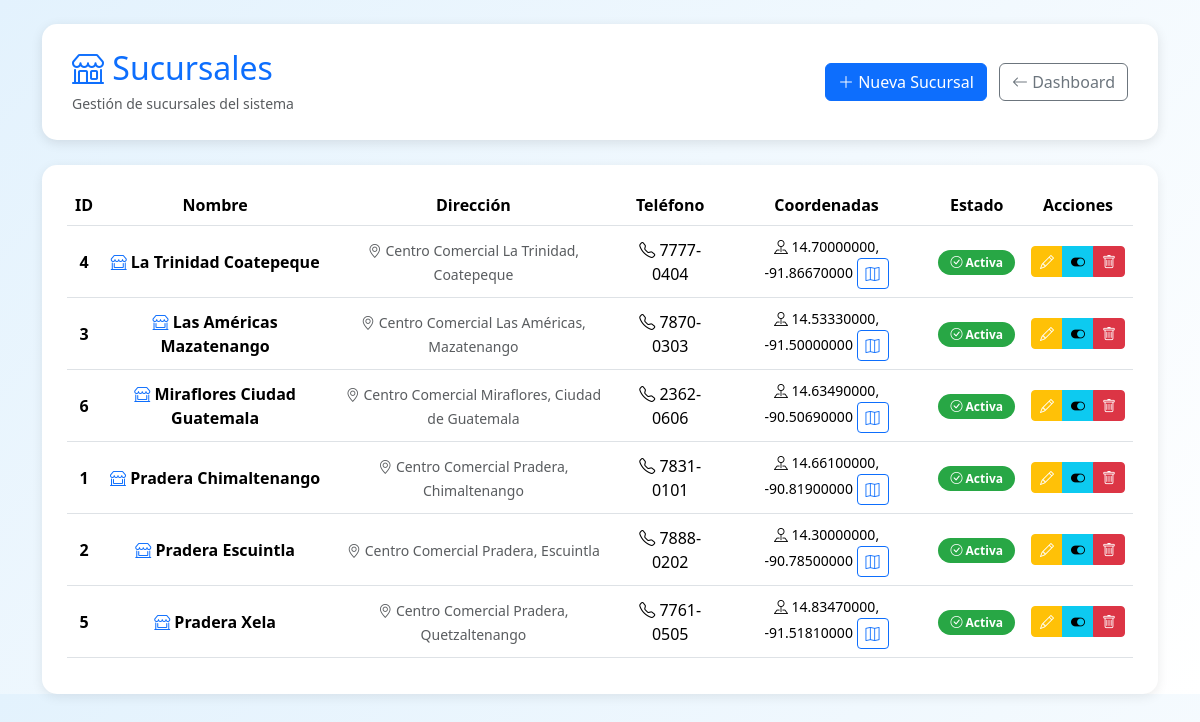
The page /index.php?action=listarSucursales (signed in) on the database its author committed.
### tables this page shows
CREATE TABLE `sucursal` (
  `sucursal_id` int(11) NOT NULL,
  `nombre_sucursal` varchar(100) NOT NULL,
  `direccion_sucursal` text NOT NULL,
  `telefono_sucursal` varchar(20) DEFAULT NULL,
  `latitud` decimal(10,8) DEFAULT NULL,
  `longitud` decimal(11,8) DEFAULT NULL,
  `activa` tinyint(1) DEFAULT 1
);

### controllers/SucursalController.php (called while the page is built, shortened)
<?php
require_once __DIR__ . '/../models/Sucursal.php';
class SucursalController {
    private $sucursal;
    public function __construct($db) {
        $this->sucursal = new Sucursal($db);
    }
    public function listarSucursales() {
        return $this->sucursal->getAll();
    }
}
?>

### models/Sucursal.php (called while the page is built, shortened)
<?php
class Sucursal {
    private $conn;
    private $table_name = "sucursal";
    public function __construct($db) {
        $this->conn = $db;
    }
    public function getAll() {
        $query = "SELECT * FROM " . $this->table_name . "
                  ORDER BY nombre_sucursal ASC";
        $stmt = $this->conn->prepare($query);
        $stmt->execute();
        return $stmt;
    }
}
?>

### views/sucursales.php (the view, shortened to what this page needs)
<!DOCTYPE html>
<html lang="es">
<head>
    <link href="https://cdn.jsdelivr.net/npm/bootstrap@5.3.2/dist/css/bootstrap.min.css" rel="stylesheet">
    <link href="https://cdn.jsdelivr.net/npm/bootstrap-icons@1.11.1/font/bootstrap-icons.css" rel="stylesheet">
</head>
<body>
<div class="container mt-4">
    <div class="page-header d-flex justify-content-between align-items-center">
        <div>
            <h2 class="mb-1 text-primary">
                <i class="bi bi-shop"></i> Sucursales
            </h2>
            <small class="text-muted">Gestión de sucursales del sistema</small>
        </div>
        <div>
            <a href="index.php?action=formularioSucursal" class="btn btn-primary me-2">
                <i class="bi bi-plus-lg"></i> Nueva Sucursal
            </a>
            <a href="index.php?action=dashboard" class="btn btn-outline-secondary">
                <i class="bi bi-arrow-left"></i> Dashboard
            </a>
        </div>
    </div>
    <div class="table-container">
        <div class="table-responsive">
            <table class="table table-hover align-middle text-center">
                <thead>
                    <tr>
                        <th>ID</th>
                        <th>Nombre</th>
                        <th>Dirección</th>
                        <th>Teléfono</th>
                        <th>Coordenadas</th>
                        <th>Estado</th>
                        <th>Acciones</th>
                    </tr>
                </thead>
                <tbody>
                <?php
                if (is_object($sucursales) && $sucursales->rowCount() > 0) :
                    while ($row = $sucursales->fetch(PDO::FETCH_ASSOC)) :
                ?>
                    <tr>
                        <td><strong><?= htmlspecialchars($row['sucursal_id']) ?></strong></td>
                        <td>
                            <i class="bi bi-shop-window text-primary"></i>
                            <strong><?= htmlspecialchars($row['nombre_sucursal']) ?></strong>
                        </td>
                        <td>
                            <small class="text-muted">
                                <i class="bi bi-geo-alt"></i>
                                <?= htmlspecialchars(substr($row['direccion_sucursal'], 0, 50)) ?>
                            </small>
                        </td>
                        <td>
                            <i class="bi bi-telephone"></i>
                            <?= htmlspecialchars($row['telefono_sucursal'] ?? 'N/A') ?>
                        </td>
                        <td>
                            <?php if($row['latitud'] && $row['longitud']): ?>
                                <small>
                                    <i class="bi bi-pin-map"></i>
                                    <?= htmlspecialchars($row['latitud']) ?>, <?= htmlspecialchars($row['longitud']) ?>
                                    <a href="https://www.google.com/maps?q=<?= $row['latitud'] ?>,<?= $row['longitud'] ?>"
                                       target="_blank"
                                       class="btn btn-sm btn-outline-primary"
                                       title="Ver en mapa">
                                        <i class="bi bi-map"></i>
                                    </a>
                                </small>
                            <?php else: ?>
                                <span class="text-muted">N/A</span>
                            <?php endif; ?>
                        </td>
                        <td>
                            <?php if($row['activa']): ?>
                                <span class="badge badge-activa">
                                    <i class="bi bi-check-circle"></i> Activa
                                </span>
                            <?php else: ?>
                                <span class="badge badge-inactiva">
                                    <i class="bi bi-x-circle"></i> Inactiva
                                </span>
                            <?php endif; ?>
                        </td>
                        <td>
                            <div class="btn-group btn-group-sm">
                                <a href="index.php?action=editarSucursal&sucursal_id=<?= $row['sucursal_id'] ?>"
                                   class="btn btn-warning text-white"
                                   title="Editar">
                                    <i class="bi bi-pencil"></i>
                                </a>
                                <a href="index.php?action=cambiarEstadoSucursal&sucursal_id=<?= $row['sucursal_id'] ?>&estado=<?= $row['activa'] ? 0 : 1 ?>"
                                   class="btn btn-info"
                                   title="<?= $row['activa'] ? 'Desactivar' : 'Activar' ?>">
                                    <i class="bi bi-toggle-<?= $row['activa'] ? 'on' : 'off' ?>"></i>
                                </a>
                                <a href="index.php?action=eliminarSucursal&sucursal_id=<?= $row['sucursal_id'] ?>"
                                   class="btn btn-danger"
                                   onclick="return confirm('¿Está seguro de eliminar esta sucursal?')"
                                   title="Eliminar">
                                    <i class="bi bi-trash"></i>
                                </a>
                            </div>
                        </td>
                    </tr>
                <?php
                    endwhile;
                endif; ?>
                </tbody>
            </table>
        </div>
    </div>
</div>
</body>
</html>

### views/sucursales.php (style rules this page uses)
body { background: linear-gradient(135deg, #e3f2fd, #ffffff); font-family: 'Segoe UI', sans-serif; }
.page-header { background: #ffffff; padding: 25px 30px; border-radius: 15px; box-shadow: 0 3px 12px rgba(0,0,0,0.1); margin-bottom: 25px; }
.table-container { background: #ffffff; padding: 20px 25px; border-radius: 15px; box-shadow: 0 3px 12px rgba(0,0,0,0.08); }
.table thead { background-color: #0d6efd; color: white; }
.badge-activa { background-color: #28a745; padding: 6px 12px; border-radius: 20px; }

### rows shown on the page
sucursal: sucursal_id "4", nombre_sucursal "La Trinidad Coatepeque", direccion_sucursal "Centro Comercial La Trinidad, Coatepeque", telefono_sucursal "7777-0404", latitud "14.70000000", longitud "-91.86670000", activa 1 (drawn)
sucursal: sucursal_id "3", nombre_sucursal "Las Américas Mazatenango", direccion_sucursal "Centro Comercial Las Américas, Mazatenango", telefono_sucursal "7870-0303", latitud "14.53330000", longitud "-91.50000000", activa 1 (drawn)
sucursal: sucursal_id "6", nombre_sucursal "Miraflores Ciudad Guatemala", direccion_sucursal "Centro Comercial Miraflores, Ciudad de Guatemala", telefono_sucursal "2362-0606", latitud "14.63490000", longitud "-90.50690000", activa 1 (drawn)
sucursal: sucursal_id "1", nombre_sucursal "Pradera Chimaltenango", direccion_sucursal "Centro Comercial Pradera, Chimaltenango", telefono_sucursal "7831-0101", latitud "14.66100000", longitud "-90.81900000", activa 1 (drawn)
sucursal: sucursal_id "2", nombre_sucursal "Pradera Escuintla", direccion_sucursal "Centro Comercial Pradera, Escuintla", telefono_sucursal "7888-0202", latitud "14.30000000", longitud "-90.78500000", activa 1 (drawn)
sucursal: sucursal_id "5", nombre_sucursal "Pradera Xela", direccion_sucursal "Centro Comercial Pradera, Quetzaltenango", telefono_sucursal "7761-0505", latitud "14.83470000", longitud "-91.51810000", activa 1 (drawn)
